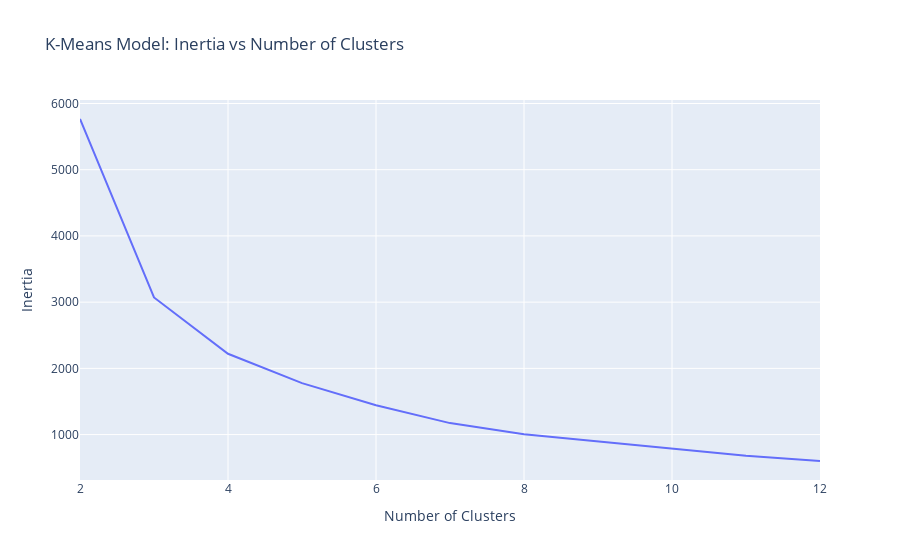

Here is the notebook cell this chart was saved with:
### Markdown cell above
We can figure out how many clusters we'll need with a line plot based on Inertia and Silhouette scores, more like a joint inversion in geophysics.

We use plotly express to create a line plot that shows the values of inertia_errors as a function of n_clusters. 
You can see that the line starts to flatten out around 3 or 4 clusters, we now use the Silhouette score to validate.

### Code cell
# Create line plot of `inertia_errors` vs `n_clusters`
fig = px.line(x=n_clusters, y=inertia_errors, title="K-Means Model: Inertia vs Number of Clusters")
fig.update_layout(xaxis_title="Number of Clusters", yaxis_title="Inertia")

fig.show()

### Figure 1 — Plotly figure (JSON) as saved in the notebook; plotly's stock layout.template omitted (floating-point values rounded to 4 significant figures)
{"data": [{"hovertemplate": "x=%{x}<br>y=%{y}<extra></extra>", "legendgroup": "", "line": {"color": "#636efa", "dash": "solid"}, "marker": {"symbol": "circle"}, "mode": "lines", "name": "", "orientation": "v", "showlegend": false, "type": "scatter", "x": [2, 3, 4, 5, 6, 7, 8, 9, 10, 11, 12], "xaxis": "x", "y": [5766.0, 3070.0, 2220.0, 1777.0, 1444.0, 1173.0, 1004.0, 892.7, 780.8, 678.9, 601.0], "yaxis": "y"}], "layout": {"legend": {"tracegroupgap": 0}, "title": {"text": "K-Means Model: Inertia vs Number of Clusters"}, "xaxis": {"anchor": "y", "domain": [0, 1], "title": {"text": "Number of Clusters"}}, "yaxis": {"anchor": "x", "domain": [0, 1], "title": {"text": "Inertia"}}}}
